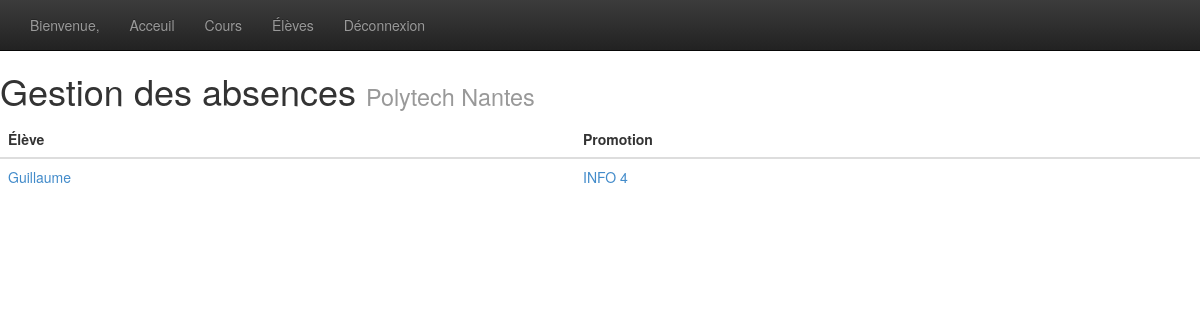
The app's page /absences/eleves/ (signed in), older data.
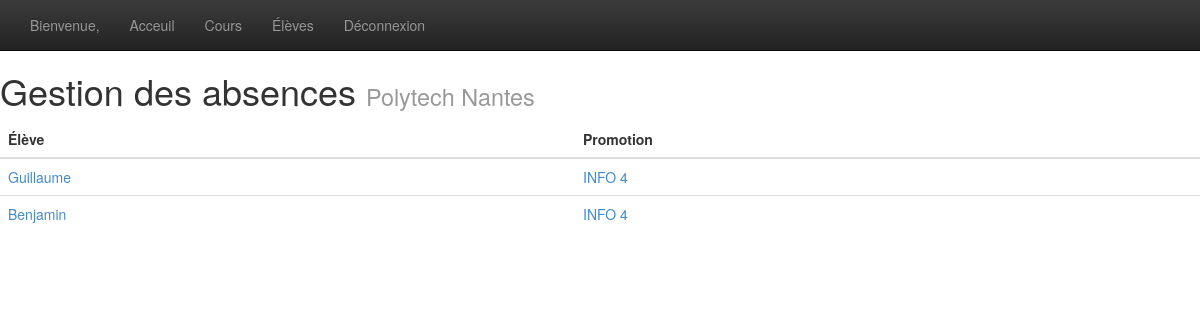
The same page, newer data.
### absences/models.py (models this page shows, shortened)
class Utilisateur(models.Model):
	user = models.OneToOneField(User)

class Etudiant(Utilisateur):
	promotion = models.ForeignKey(Promotion)

class Utilisateur(models.Model):
	user = models.OneToOneField(User)

class Promotion(models.Model):
	nom = models.CharField(max_length=200)
	responsable = models.ForeignKey(Enseignant)
	def __unicode__(self):
		return self.nom

### absences/views.py (the view)
@login_required
def listeEleve(request):
	listeEleve = Etudiant.objects.all()
	context = {'listeEleve': listeEleve}
	return render(request, 'absences/listeEleve.html', context)

### absences/templates/absences/listeEleve.html
{% extends 'general.html' %}
{%block content %}
	{% if listeEleve %}
		<table class="table table-hover">
			<thead>
				<tr>
					<th>Élève</th>
					<th>Promotion</th>
				</tr>
			</thead>
			<tbody>
		{% for eleve in listeEleve %}
			<tr>
				<td>
					<a href="/absences/eleves/liste/{{ eleve.id }}/">{{eleve.user}}</a>
				</td>
				<td>
					<a href="{% url 'absences:infosPromotion' eleve.promotion.id %}">{{eleve.promotion}}</a>
				</td>
			</tr>
		{% endfor %}
			</tbody>
		</table>
	{% else %}
		<p>No polls are available.</p>
	{% endif %}
{% endblock %}

### templates/general.html (shortened to what this page needs)
<!DOCTYPE html>
	<head>
		{% load staticfiles %}
		<link rel="stylesheet" type="text/css" href="{% static 'css/bootstrap.min.css' %}" />
		<link rel="stylesheet" type="text/css" href="{% static 'css/bootstrap-theme.min.css' %}" />
	</head>
	<body>
	<nav class="navbar navbar-inverse navbar-static-top" role="navigation">
		<div class="container-fluid">
			<div class="collapse navbar-collapse" id="bs-example-navbar-collapse-1">
				<ul class="nav navbar-nav">
					{% if user.is_authenticated %}
					<li><a href="">Bienvenue, {{user.first_name}}</a></li>
					{% endif %}
					<li><a href="{% url 'absences:index' %}">Acceuil</a></li>
					<li><a href="{% url 'absences:listeCours'%} ">Cours</a></li>
					<li><a href="{% url 'absences:listeEleve'%} ">Élèves</a></li>
					{% if user.is_authenticated %}
					<li><a href="{% url 'absences:deconnexion' %}" title="Deconnexion">Déconnexion</a></li>
					{% else %}
					<li><a href="{% url 'absences:connexion' %}" title="Connexion">Connexion</a></li>
					{% endif %}
				</ul>
			</div>
		</div>
	</nav>
	<h1>Gestion des absences <small>Polytech Nantes</small></h1>
	{% block content %}
	{% endblock %}
	</body>
</html>

Row changes from the older to the newer data that the page shows:
added Etudiant: user "Benjamin", promotion "INFO 4"
